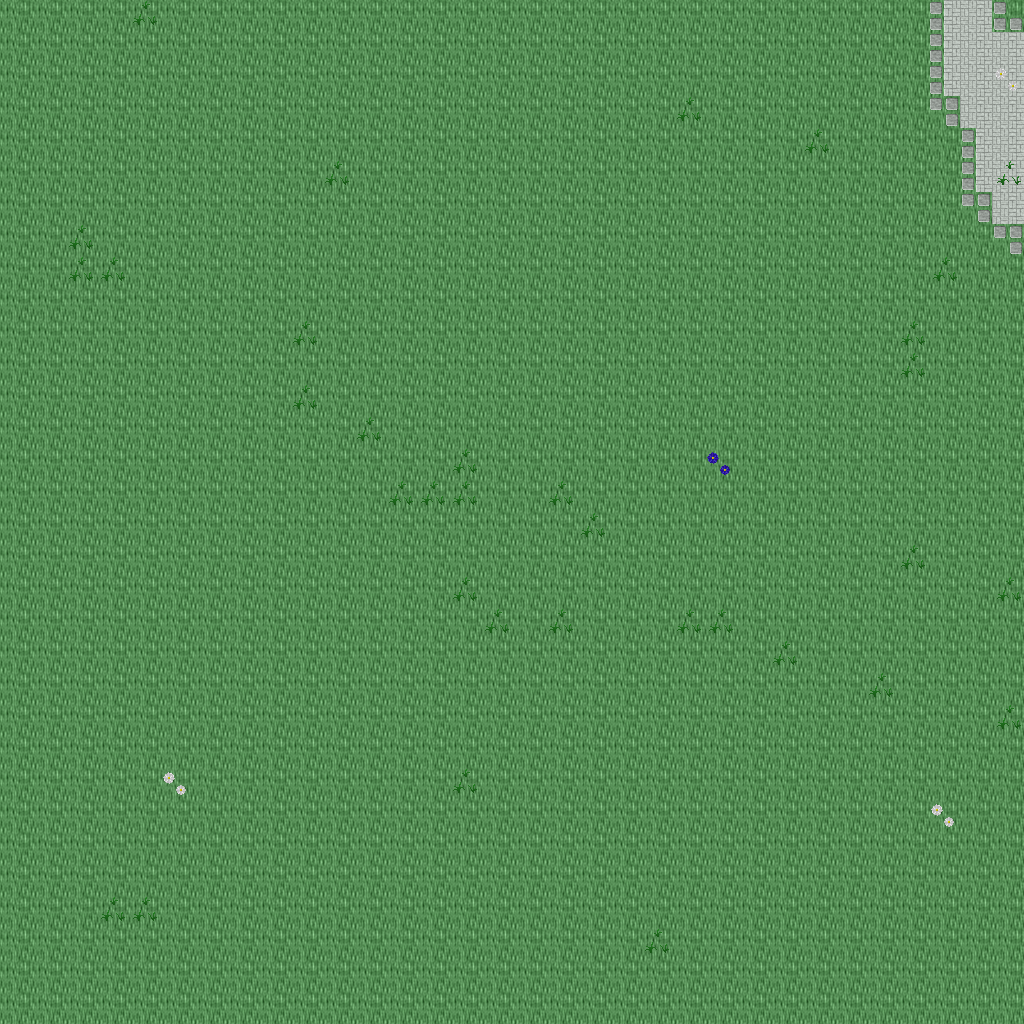

Below is a game level as drawn by its tile map, then a one-line description and the .tmx that defines it (tile-layer data replaced by summaries):
An orthogonal 32x32 tile map with 32x32 px tiles, 5 tile layers (Ground, Objects, Objects2, Above, ...), 1 hidden layer not drawn, 31 tilesets.

<map version="1.10" tiledversion="1.11.0" orientation="orthogonal" renderorder="right-down" width="32" height="32" tilewidth="32" tileheight="32" infinite="0" nextlayerid="11" nextobjectid="1">
 <tileset firstgid="1" name="ground_ground" tilewidth="32" tileheight="32" tilecount="33" columns="3">
  <image source="../drawable/ground_ground.png" width="96" height="352" />
 </tileset>
 <tileset firstgid="34" name="ground_ice_ice" tilewidth="32" tileheight="32" tilecount="3" columns="3">
  <image source="../drawable/ground_ice_ice.png" width="96" height="32" />
 </tileset>
 <tileset firstgid="37" name="plant_grasses" tilewidth="32" tileheight="32" tilecount="6" columns="3">
  <image source="../drawable/plant_grasses.png" width="96" height="64" />
 </tileset>
 <tileset firstgid="43" name="plant_flower_daisy_white" tilewidth="32" tileheight="32" tilecount="8" columns="2">
  <image source="../drawable/plant_flower_daisy_white.png" width="64" height="128" />
 </tileset>
 <tileset firstgid="51" name="plant_flower_daisy_blue" tilewidth="32" tileheight="32" tilecount="8" columns="2">
  <image source="../drawable/plant_flower_daisy_blue.png" width="64" height="128" />
 </tileset>
 <tileset firstgid="59" name="ground_ridge_earth_dark" tilewidth="32" tileheight="32" tilecount="96" columns="12">
  <image source="../drawable/ground_ridge_earth_dark.png" width="384" height="256" />
 </tileset>
 <tileset firstgid="155" name="ground_rock_pebbles" tilewidth="32" tileheight="32" tilecount="3" columns="1">
  <image source="../drawable/ground_rock_pebbles.png" width="32" height="96" />
 </tileset>
 <tileset firstgid="158" name="ground_grass_edges" tilewidth="32" tileheight="32" tilecount="36" columns="12">
  <image source="../drawable/ground_grass_edges.png" width="384" height="96" />
 </tileset>
 <tileset firstgid="194" name="plant_bush_bushes" tilewidth="32" tileheight="32" tilecount="10" columns="5">
  <image source="../drawable/plant_bush_bushes.png" width="160" height="64" />
 </tileset>
 <tileset firstgid="204" name="plant_stump_stump_purple" tilewidth="32" tileheight="32" tilecount="4" columns="2">
  <image source="../drawable/plant_stump_stump_purple.png" width="64" height="64" />
 </tileset>
 <tileset firstgid="208" name="building_wall_stone" tilewidth="32" tileheight="32" tilecount="12" columns="3">
  <image source="../drawable/building_wall_stone.png" width="96" height="128" />
 </tileset>
 <tileset firstgid="220" name="ground_ridge_ice_2" tilewidth="32" tileheight="32" tilecount="42" columns="7">
  <image source="../drawable/ground_ridge_ice_2.png" width="224" height="192" />
 </tileset>
 <tileset firstgid="262" name="plant_tree_tree_green" tilewidth="32" tileheight="32" tilecount="88" columns="8">
  <image source="../drawable/plant_tree_tree_green.png" width="256" height="352" />
 </tileset>
 <tileset firstgid="350" name="building_window_window_long" tilewidth="32" tileheight="32" tilecount="3" columns="3">
  <image source="../drawable/building_window_window_long.png" width="96" height="32" />
 </tileset>
 <tileset firstgid="353" name="building_window_window_right" tilewidth="32" tileheight="32" tilecount="2" columns="2">
  <image source="../drawable/building_window_window_right.png" width="64" height="32" />
 </tileset>
 <tileset firstgid="355" name="building_door_door_n" tilewidth="32" tileheight="32" tilecount="6" columns="3">
  <image source="../drawable/building_door_door_n.png" width="96" height="64" />
 </tileset>
 <tileset firstgid="361" name="building_door_closed_with_key" tilewidth="32" tileheight="32" tilecount="1" columns="1">
  <image source="../drawable/building_door_closed_with_key.png" width="32" height="32" />
 </tileset>
 <tileset firstgid="362" name="ground_ladder_horizontal_dark" tilewidth="32" tileheight="32" tilecount="3" columns="1">
  <image source="../drawable/ground_ladder_horizontal_dark.png" width="32" height="96" />
 </tileset>
 <tileset firstgid="365" name="ground_ladder_vertical_dark" tilewidth="32" tileheight="32" tilecount="3" columns="3">
  <image source="../drawable/ground_ladder_vertical_dark.png" width="96" height="32" />
 </tileset>
 <tileset firstgid="368" name="building_roof_yellow" tilewidth="32" tileheight="32" tilecount="20" columns="5">
  <image source="../drawable/building_roof_yellow.png" width="160" height="128" />
 </tileset>
 <tileset firstgid="388" name="logic_creature_gnome" tilewidth="32" tileheight="32" tilecount="6" columns="6">
  <image source="../drawable/logic_creature_gnome.png" width="192" height="32" />
 </tileset>
 <tileset firstgid="394" name="logic_creature_orc" tilewidth="32" tileheight="32" tilecount="6" columns="6">
  <image source="../drawable/logic_creature_orc.png" width="192" height="32" />
 </tileset>
 <tileset firstgid="400" name="logic_portal" tilewidth="32" tileheight="32" tilecount="24" columns="8">
  <image source="../drawable/logic_portal.png" width="256" height="96" />
 </tileset>
 <tileset firstgid="424" name="logic_creature_animal" tilewidth="32" tileheight="32" tilecount="32" columns="8">
  <image source="../drawable/logic_creature_animal.png" width="256" height="128" />
 </tileset>
 <tileset firstgid="456" name="logic_collision" tilewidth="32" tileheight="32" tilecount="1" columns="1">
  <image source="../drawable/logic_collision.png" width="32" height="32" />
 </tileset>
 <tileset firstgid="457" name="item_blood_nsew_stains" tilewidth="32" tileheight="32" tilecount="4" columns="2">
  <image source="../drawable/item_blood_nsew_stains.png" width="64" height="64" />
 </tileset>
 <tileset firstgid="461" name="item_blood_floor_stain" tilewidth="32" tileheight="32" tilecount="1" columns="1">
  <image source="../drawable/item_blood_floor_stain.png" width="32" height="32" />
 </tileset>
 <tileset firstgid="462" name="ground_blue_paving" tilewidth="32" tileheight="32" tilecount="2" columns="1">
  <image source="../drawable/ground_blue_paving.png" width="32" height="64" />
 </tileset>
 <tileset firstgid="464" name="ground_green_paving" tilewidth="32" tileheight="32" tilecount="18" columns="3">
  <image source="../drawable/ground_green_paving.png" width="96" height="192" />
 </tileset>
 <tileset firstgid="482" name="logic_protection" tilewidth="32" tileheight="32" tilecount="2" columns="2">
  <image source="../drawable/logic_protection.png" width="64" height="32" />
 </tileset>
 <tileset firstgid="484" name="logic_creature_fowl" tilewidth="32" tileheight="32" tilecount="6" columns="6">
  <image source="../drawable/logic_creature_fowl.png" width="192" height="32" />
 </tileset>
 <layer id="1" name="Ground" width="32" height="32">
  <data>[1024 cells, 1024 non-empty, 2 distinct tile ids]</data>
 </layer>
 <layer id="2" name="Objects" width="32" height="32">
  <data>[1024 cells, 47 non-empty, 6 distinct tile ids]</data>
 </layer>
 <layer id="3" name="Objects2" width="32" height="32">
  <data>[1024 cells, 0 non-empty, 0 distinct tile ids]</data>
 </layer>
 <layer id="4" name="Above" width="32" height="32">
  <data>[1024 cells, 0 non-empty, 0 distinct tile ids]</data>
 </layer>
 <layer id="5" name="Above2" width="32" height="32">
  <data>[1024 cells, 0 non-empty, 0 distinct tile ids]</data>
 </layer>
 <layer id="6" name="Walkable" width="32" height="32" visible="0">
  <data>[1024 cells, 0 non-empty, 0 distinct tile ids]</data>
 </layer>
 <objectgroup id="7" name="Mapevents" />
 <objectgroup id="8" name="Spawn" />
 <objectgroup id="9" name="Keys" />
 <objectgroup id="10" name="Replace" />
</map>
